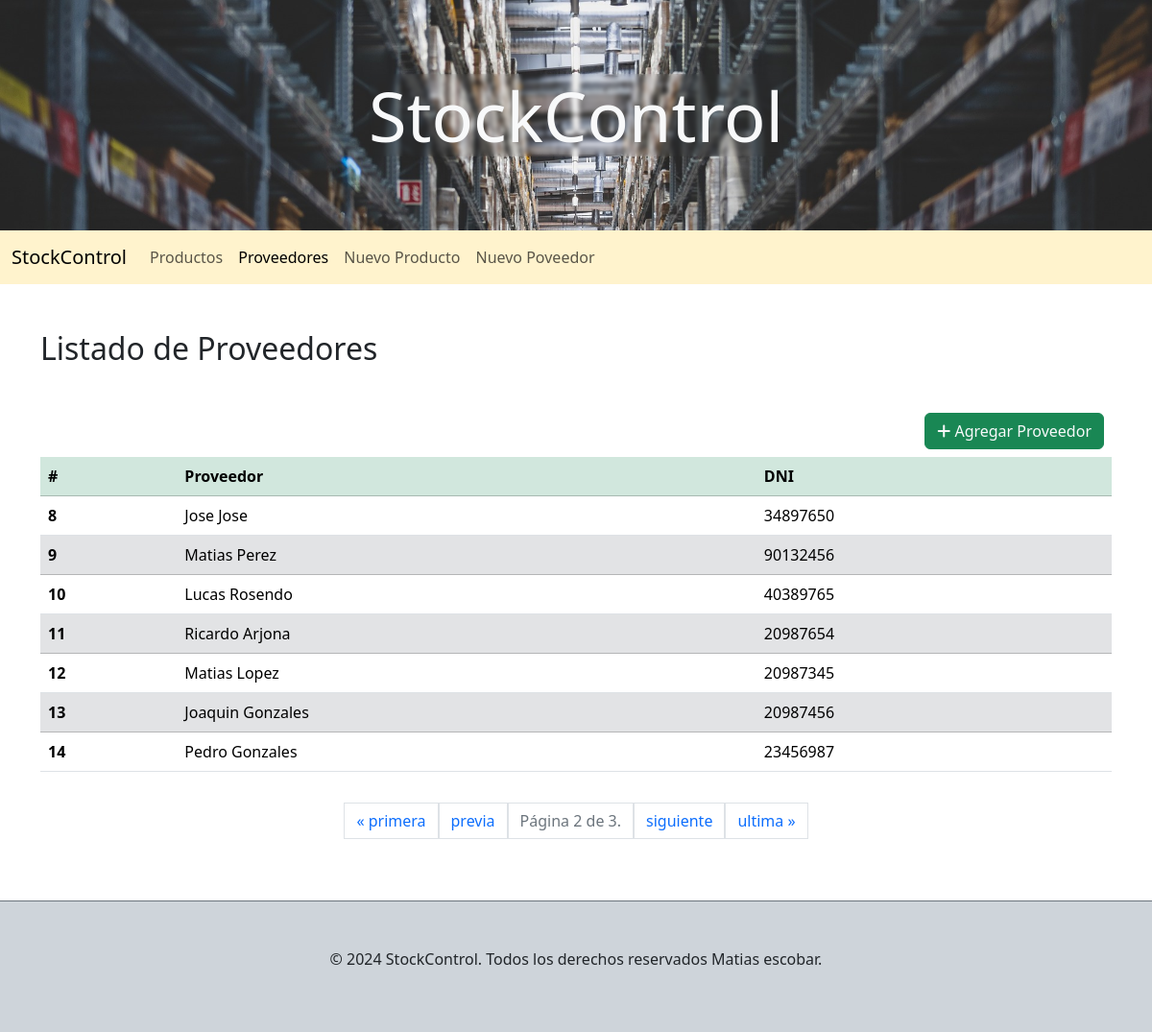
Screenshot of /proveedores/?page=2 with the database file from the repository.
### compra/models.py (models this page shows, shortened)
class Proveedor(models.Model):
    nombre = models.CharField(max_length=100)
    apellido = models.CharField(max_length=100)
    dni = models.IntegerField()
    class Meta:
        ordering = ['id']

### compra/views.py (the view)
# urls.py: path('proveedores/', proveedores, name='proveedores'),
def proveedores(request):
    proveedores = Proveedor.objects.all()
    paginacion = Paginator(proveedores, 7)
    page_number = request.GET.get("page")
    page_obj = paginacion.get_page(page_number)
    return render(request, 'compra/proveedores.html', {'page_obj': page_obj})

### compra/templates/compra/proveedores.html (shortened to what this page needs)
{% extends 'base/base.html'%}
{% block content %}
<main class="container">
     <section class="mb-5 mt-5">
        <h2 class="mb-5">Listado de Proveedores</h2>
        {% if not page_obj%}
            <p class="text-center fw-bold mb-5 p-5">No hay proveedores que mostrar!!!...</p>
        {%else%}
         <div class="d-flex justify-content-end">
            <a class="text-light mb-2 btn btn-success me-2" href="{% url 'compra:alta_proveedor' %}"><i class="fa-solid fa-plus"></i> Agregar Proveedor</a>
        </div>
        <div>
            <table class="table">
              <thead class="table-success">
                <tr>
                  <th scope="col">#</th>
                  <th scope="col">Proveedor</th>
                  <th scope="col">DNI</th>
                </tr>
              </thead>
              <tbody>
                {% for proveedor in page_obj %}
                <tr class="{% if forloop.counter|divisibleby:2 %} table-secondary {% endif %}">
                  <th scope="row">{{proveedor.id}}</th>
                  <td>{{proveedor.nombre}} {{proveedor.apellido}}</td>
                  <td>{{proveedor.dni}}</td>
                </tr>
                {% endfor %}
              </tbody>
            </table>
        </div>
            <div class="p-3 d-flex justify-content-center">
                <span class="pagination step-links">
                    {% if page_obj.has_previous %}
                        <a class="page-link" href="?page=1">&laquo; primera</a>
                        <a class="page-link" href="?page={{ page_obj.previous_page_number }}">previa</a>
                    {% endif %}
                    <span class="text-secondary page-link current">
                        Página {{ page_obj.number }} de {{ page_obj.paginator.num_pages }}.
                    </span>
                    {% if page_obj.has_next %}
                        <a class="page-link"  href="?page={{ page_obj.next_page_number }}">siguiente</a>
                        <a class="page-link"  href="?page={{ page_obj.paginator.num_pages }}">ultima &raquo;</a>
                    {% endif %}
                </span>
            </div>
        {% endif %}
    </section>
</main>
{% endblock %}

### static/css/styles.css (style rules this page uses)
html { box-sizing: border-box; height: 100%; }
*, *:before, *:after { box-sizing: inherit; }

### rows the page displays
Proveedor: id "8", nombre "Jose", apellido "Jose", dni "34897650"
Proveedor: id "9", nombre "Matias", apellido "Perez", dni "90132456"
Proveedor: id "10", nombre "Lucas", apellido "Rosendo", dni "40389765"
Proveedor: id "11", nombre "Ricardo", apellido "Arjona", dni "20987654"
Proveedor: id "12", nombre "Matias", apellido "Lopez", dni "20987345"
Proveedor: id "13", nombre "Joaquin", apellido "Gonzales", dni "20987456"
Proveedor: id "14", nombre "Pedro", apellido "Gonzales", dni "23456987"

### other values shown
{{ page_obj.number }} "2"
{{ page_obj.paginator.num_pages }} "3"
